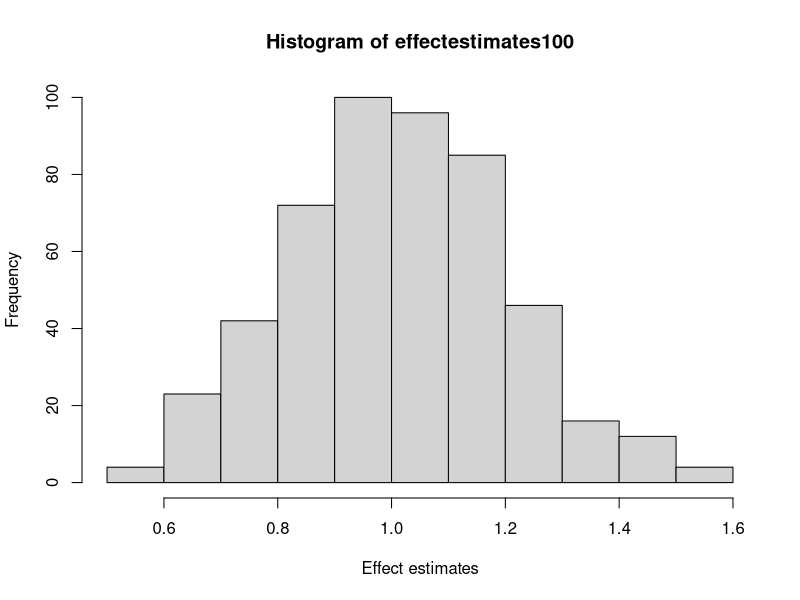

This figure's R source:
## ---- chunk 1
# set the seed so that the answers remain the same
set.seed(12345)
# 10,000 people in the population
N <- 10000
# Normally distributed covariate X
x <- rnorm(N, mean=0, sd=1)
# Potential outcomes under control
y0 <- rnorm(N, mean=0, sd=1)
# Potential outcomes under treatment
y1 <- rnorm(N, mean=1, sd=1)

mean(y1-y0)
## ---- chunk 2
popn <- as.data.frame(cbind(x=x, y0=y0, y1=y1))
#alternatively:
#popn <- data.frame(x=x, y0=y0, y1=y1)

head(popn)
## ---- chunk 3
set.seed(12345)
trialsample <- popn[sample(1:nrow(popn), 100, replace=FALSE),]
# Randomly assign each member of the sample to treatment or control groups
trialsample$treatment <- rbinom(100, size=1, prob=0.5)

# Take the difference in sample means as an estimate of the treatment effect
# In treatment==1 group, y(1) is actually observed, while y(0) is not. The opposite is true in the treatment==0 group
effect <- mean(trialsample$y1[trialsample$treatment==1])-mean(trialsample$y0[trialsample$treatment==0])
print(effect)

###alternatively
#set.seed(67890)
#trialsample <- popn[sample(1:N, 100, replace=FALSE),] #randomly select 100 people (sample without replacement, a row can only be selected once)
#trialsample$treatment <- rbinom(100, size=1, prob=0.5) # Randomly assign each member of the sample to treatment or control groups
#trialsample$y <- with(trialsample, ifelse(treatment == 1, y1, y0)) #Generate observed outcomes (y)
# Treatment effect - the difference in sample means
#effect <- with(trialsample, mean(y[treatment==1])-mean(y[treatment==0]))
#effect
## ---- chunk 4
effectestimates100 <- rep(NA, 500)
for (i in 1:500) {
  trialsample <- popn[sample(1:nrow(popn), 100, replace=FALSE),]
  # Randomly assign each member of the sample to treatment or control groups
  trialsample$treatment <- rbinom(100, size=1, prob=0.5)
  
  # Take the difference in sample means as an estimate of the treatment effect
  effectestimates100[i] <- mean(trialsample$y1[trialsample$treatment==1])-mean(trialsample$y0[trialsample$treatment==0])
}

# To have the figure show up in the RStudio interface take out the pdf() and dev.off() lines; with those lines a pdf called "Histograms-n=100.pdf" will be saved in your working directory # with the figure in it
#pdf("Histograms-n=100.pdf")
hist(effectestimates100, xlab="Effect estimates")
#dev.off()

# Print out the mean and SD of effect estimates from the trials with sample size 100 each
print(mean(effectestimates100))
print(sd(effectestimates100))
## ---- chunk 5
effectestimates1000 <- rep(NA, 500)
for (i in 1:500) {
  trialsample <- popn[sample(1:nrow(popn), 1000, replace=FALSE),]
  # Randomly assign each member of the sample to treatment or control groups
  trialsample$treatment <- rbinom(1000, size=1, prob=0.5)
  
  # Take the difference in sample means as an estimate of the treatment effect
  effectestimates1000[i] <- mean(trialsample$y1[trialsample$treatment==1])-mean(trialsample$y0[trialsample$treatment==0])
}

# To have the figure show up in the RStudio interface take out the pdf() and dev.off() lines
# Put both histograms together in one page and make the x-axis the same for both
#pdf("Histograms-Both.pdf")
par(mfrow=c(2,1))
#hist(effectestimates100, xlab="Effect estimates from trials of 100 people each", xlim=c(0.5, 1.5))
#hist(effectestimates1000, xlab="Effect estimates from trials of 1000 people each", xlim=c(0.5, 1.5))
#dev.off()

# Print out the mean and SD of effect estimates from the trials with sample size 1000 each
print(mean(effectestimates1000))
print(sd(effectestimates1000))
## ---- chunk 6
#If we do a trial of size n=100 what is the chance we will get an estimated effect that is larger than 1.1 or smaller than 0.9 (i.e., more than 0.1 off from 1?) 
print(mean(ifelse(effectestimates100 < 0.9 | effectestimates100 > 1.1, 1, 0)))

#If we do a trial of size n=1000, what is the chance we will get an estimated effect that is larger than 1.1 or smaller than 0.9 (i.e., more than 0.1 off from 1?)
mean(ifelse(effectestimates1000 < 0.9 | effectestimates1000 > 1.1, 1, 0))
